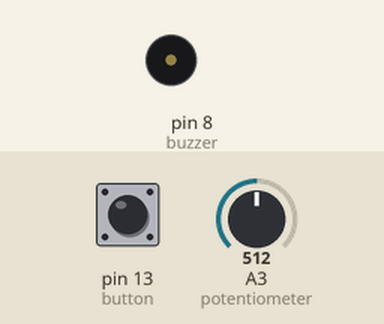
A sketch run on a simulated Arduino Uno, built with avr-gcc and run on an emulated ATmega328P. Parts: buzzer (waves = sounding). The inputs (shaded band) are chosen by the test bench; at power-on: A3 (potentiometer) = 512, pin 13 (button) LOW.

Above: at 1.2 s.
1.3 s: A3 (potentiometer) set to 716
At 4.2 s:
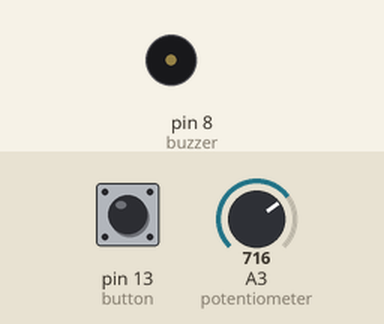
4.3 s: pin 13 (button) pulled HIGH for 0.15 s
At 5.0 s:
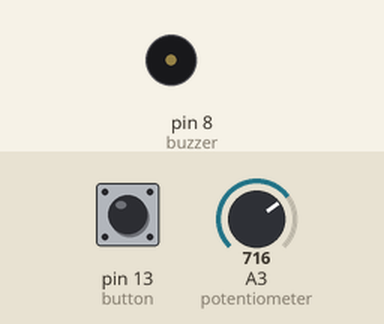
5.9 s: pin 13 (button) pulled HIGH for 1 s
At 8.8 s:
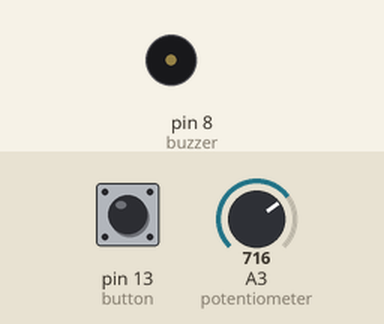
8.9 s: pin 13 (button) pulled HIGH for 3.2 s
At 10.0 s:
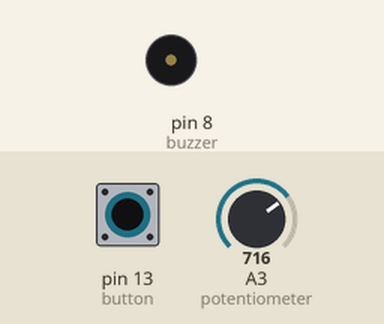
Timing chart, 0 to 11.9 s (numbered marks = the images above; inputs shaded):
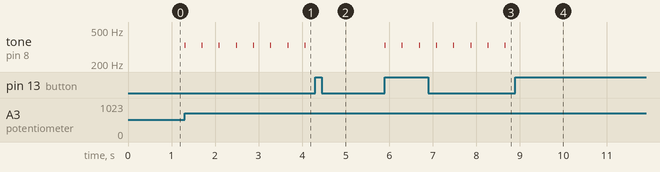

The sketch:

Metronome.ino
```cpp
const int buzzer = 8; // Piezo Buzzer in digital port 9
const int potentiometer = 3;     // potentiometer pin
const int button = 13;
int currentState = HIGH;
int reading;
int previousState = LOW;
long previousTime = 0;
int val = 0;           // variable to store the value read
double bpm;
double delaytime;

void setup() {
  // initialize serial communication at 9600 bits per second:
  Serial.begin(9600);
  pinMode(buzzer, OUTPUT);
}

void loop() {
  reading = digitalRead(button);
  if( reading == HIGH && previousState == LOW) {
    if ( currentState == HIGH) {
      currentState = LOW;
    }
    else {
      currentState = HIGH;
    }
  }
  previousState = reading;
  //Serial.print("Current State: ");
  //Serial.println(currentState);
  unsigned long currentTime = millis();
  if ( currentState == HIGH ) {
    val = analogRead(potentiometer);
    val -= 523;
    bpm = (0.58 * val) + 40;
    delaytime = bpmToMillis(bpm);
    //Serial.print("BPM = ");
    //Serial.println(bpm);
    //Serial.print("Delay Time = ");
    //Serial.println(delaytime);
    if(currentTime - previousTime >= delaytime) {
      previousTime = currentTime;
      tone( buzzer, 330, 15);
    }
    //beep();
    //delay(delaytime);
  }
}

int bpmToMillis(double bpm)
{
 double val;
 val = bpm / 60;        //Gets BEats per second
 val = 1000 / val;    //Gets Milliseconds for delay
 return val;
}

void beep(){
  digitalWrite(buzzer, HIGH);
  delay(1);
  digitalWrite(buzzer, LOW);
}
```

Measured:
- after the input at 1.3 s, tone on pin 8 (buzzer): alternates 330 Hz for 0.02 s and silent for 0.38 s, starting at once
- after the input at 4.3 s, tone on pin 8 (buzzer): stops changing and stays silent
- after the input at 5.9 s, tone on pin 8 (buzzer): alternates 330 Hz for 0.02 s and silent for 0.38 s, starting at once
- after the input at 8.9 s, tone on pin 8 (buzzer): stops changing and stays silent
